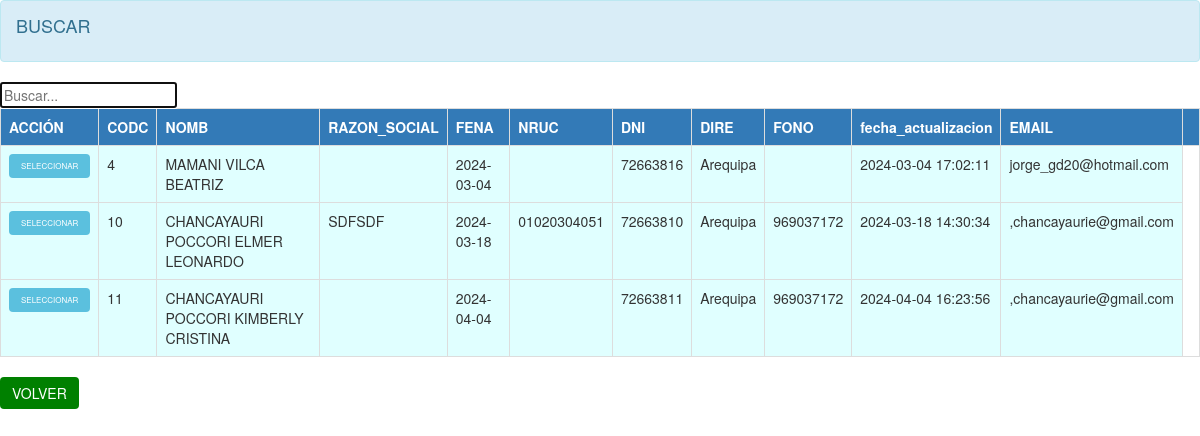
Page /busca_prueba.php?tabla=fmclinic&response=A&codi=BUSCA3 (signed in) on the committed database.
### tables this page shows
CREATE TABLE `fmclinic` (
  `CODC` int(5) NOT NULL,
  `NOMB` varchar(200) DEFAULT NULL,
  `RAZON_SOCIAL` varchar(200) DEFAULT NULL,
  `FENA` date DEFAULT NULL,
  `NRUC` varchar(20) DEFAULT NULL,
  `DNI` varchar(8) DEFAULT NULL,
  `DIRE` varchar(200) DEFAULT NULL,
  `FONO` varchar(20) DEFAULT NULL,
  `fecha_actualizacion` timestamp NULL DEFAULT current_timestamp() ON UPDATE current_timestamp(),
  `EMAIL` varchar(200) DEFAULT NULL
);

### buscar.php (the view, shortened to what this page needs)
<?php
$conexion = connect_db();
global $tabla;
global $titulo;
global $codi;
function obtener_registros($dato, $tabla) {
    global $conexion;
    global $titulo;
    global $codi;
    if (isset($_POST['busqueda']))
    {
        global $query;
    }
    else
    {
        $query = "SELECT * FROM $tabla LIMIT 10";
    }
    $resultado = $conexion->query($query);
    $resultado_consul = $conexion->query($query);
    if($resultado->num_rows > 0) {
        $tabla_html = '<div class="card card-body"><table class="table table-bordered">';
        $fila_campo = $resultado->fetch_assoc();
        $campos = array_keys($fila_campo);
        $tabla_html .= '<tr class="bg-primary">';
        if($titulo === "")
            {
                $tabla_html .= '<th>ACCIÓN</th>';
            }
        foreach ($campos as $campo) {
            $tabla_html .= '<th>' . $campo . '</th>';
        }
        $tabla_html .='<th></th>';
        $tabla_html .= '</tr>';
        mysqli_data_seek($resultado, 0);
        while ($fila_resultado = $resultado->fetch_assoc()) {
            $jaladato = $resultado_consul->fetch_row();
            $id = $jaladato[0];
            $tabla_html .= '<tr style="background-color: LightCyan;">';
            if ($titulo === "") {
                if($codi === "BUSCA1") {
                $tabla_html .= '<td><a style="border: 0px solid white; font-size: 8px;" class="btn btn-info add-new" href="javascript:void(0);" onclick="seleccionarDocumento(' . $id . ');">SELECCIONAR</a></td>';
                ?>
                    <script>
                    function seleccionarDocumento(id) {
                        var currentPage = document.location.pathname;
                        var buscaUrl = currentPage.substring(currentPage.lastIndexOf('/') + 1, currentPage.length);
                        var url = buscaUrl + '?codigo=' + id;
                        window.parent.postMessage({ id: id }, window.location.origin); // Reemplaza 'http://tu-sitio.com' con el dominio de tu sitio
                        window.parent.cerrarInterfaz(); // Cierra la interfaz de búsqueda en la página principal
                    }
                    </script>
                <?php
                }
                else if ($codi === "BUSCA3") {
                    $nomb = $jaladato[1];
                    $dire = $jaladato[6];
                    $rucdni = $jaladato[5];
                    $tabla_html .= '<td><a style="border: 0px solid white;font-size: 8px;" class="btn btn-info add-new" href="javascript:void(0);" onclick="seleccionarDocumento(\'' . $nomb . '\', \'' . $dire . '\', \'' . $rucdni . '\');">SELECCIONAR</a></td>';
                    ?>
                <?php
                }
            }
            foreach ($campos as $campo) {
                $tabla_html .= '<td>' . $fila_resultado[$campo] . '</td>';
            }
        }
        $tabla_html .= '</table></div>';
    } else {
        $tabla_html = "No se encontraron coincidencias con sus criterios de búsqueda.";
    }
    return $tabla_html;
}
if(isset($_POST['busqueda'])) {
    $tabla = $_POST['tabla'];
    global $pagina;
    $pagina = $_POST['pagina'];
    global $titulo;
    if(isset($_POST['titulo'])){
    $titulo = $_POST['titulo'];}
    global $codi;
    if(isset($_POST['codi'])){
    $codi = $_POST['codi'];}
    $q = $_POST['busqueda'];
    $resultado_campos = $conexion->query("SHOW COLUMNS FROM $tabla");
    $campos = array();
    while ($fila_campo = $resultado_campos->fetch_assoc()) {
        $campos[] = $fila_campo['Field'];
    }
    $condiciones = array();
    foreach ($campos as $campo) {
        $condiciones[] = "$campo LIKE '%$q%'";
    }
    global $query;
    $query = "SELECT * FROM $tabla WHERE " . implode(" OR ", $condiciones);
    echo obtener_registros($_POST['busqueda'], $_POST['tabla']);
} else {
    echo obtener_registros("", $tabla);
}
?>

### rows in the picture
fmclinic: CODC "4", NOMB "MAMANI VILCA BEATRIZ", FENA "2024-03-04", DNI "72663816", DIRE "Arequipa", fecha_actualizacion "2024-03-04 17:02:11", EMAIL "jorge_gd20@hotmail.com"
fmclinic: CODC "10", NOMB "CHANCAYAURI POCCORI ELMER LEONARDO", RAZON_SOCIAL "SDFSDF", FENA "2024-03-18", NRUC "01020304051", DNI "72663810", DIRE "Arequipa", FONO "969037172", fecha_actualizacion "2024-03-18 14:30:34", EMAIL ",chancayaurie@gmail.com"
fmclinic: CODC "11", NOMB "CHANCAYAURI POCCORI KIMBERLY CRISTINA", FENA "2024-04-04", DNI "72663811", DIRE "Arequipa", FONO "969037172", fecha_actualizacion "2024-04-04 16:23:56", EMAIL ",chancayaurie@gmail.com"

### other values in the picture
$campo "CODC"
$campo "NOMB"
$campo "RAZON_SOCIAL"
$campo "FENA"
$campo "NRUC"
$campo "DNI"
$campo "DIRE"
$campo "FONO"
$campo "fecha_actualizacion"
$campo "EMAIL"
